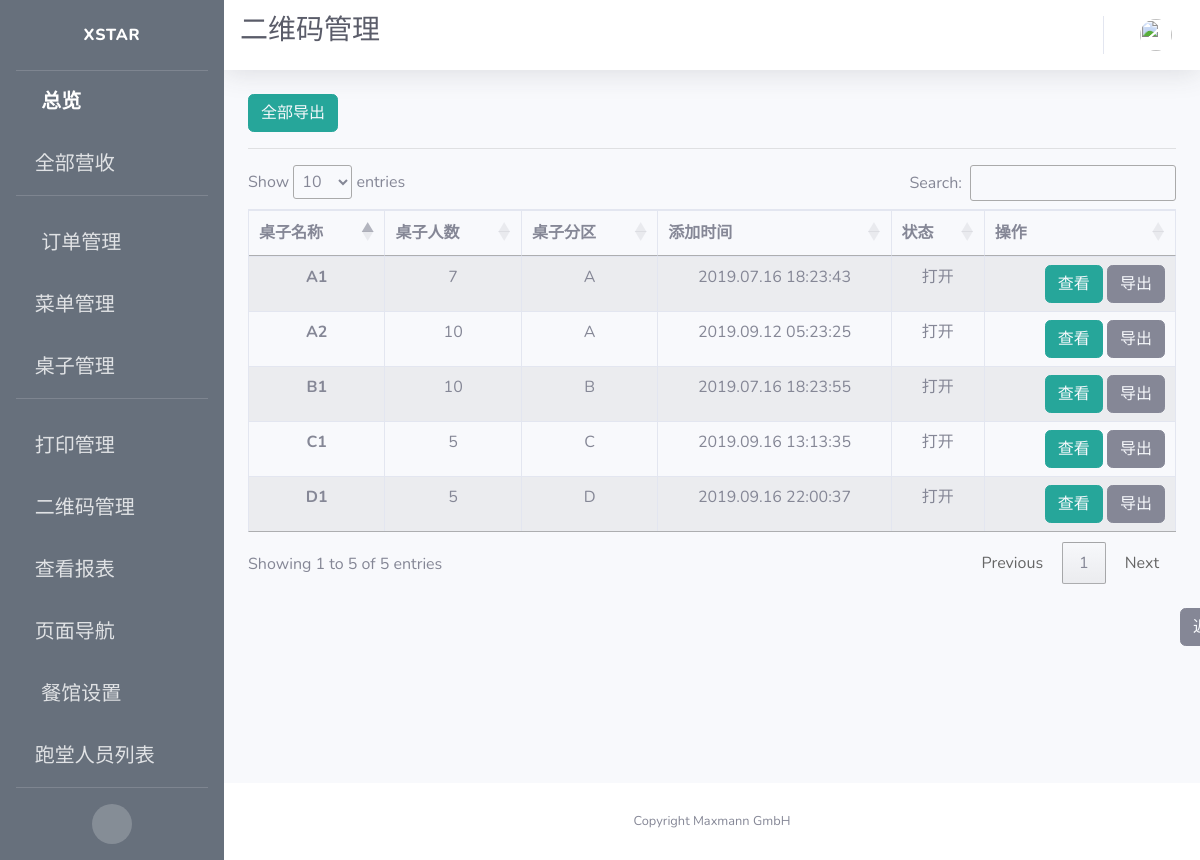
/qrcode/manage, run on an earlier commit of the app's database.
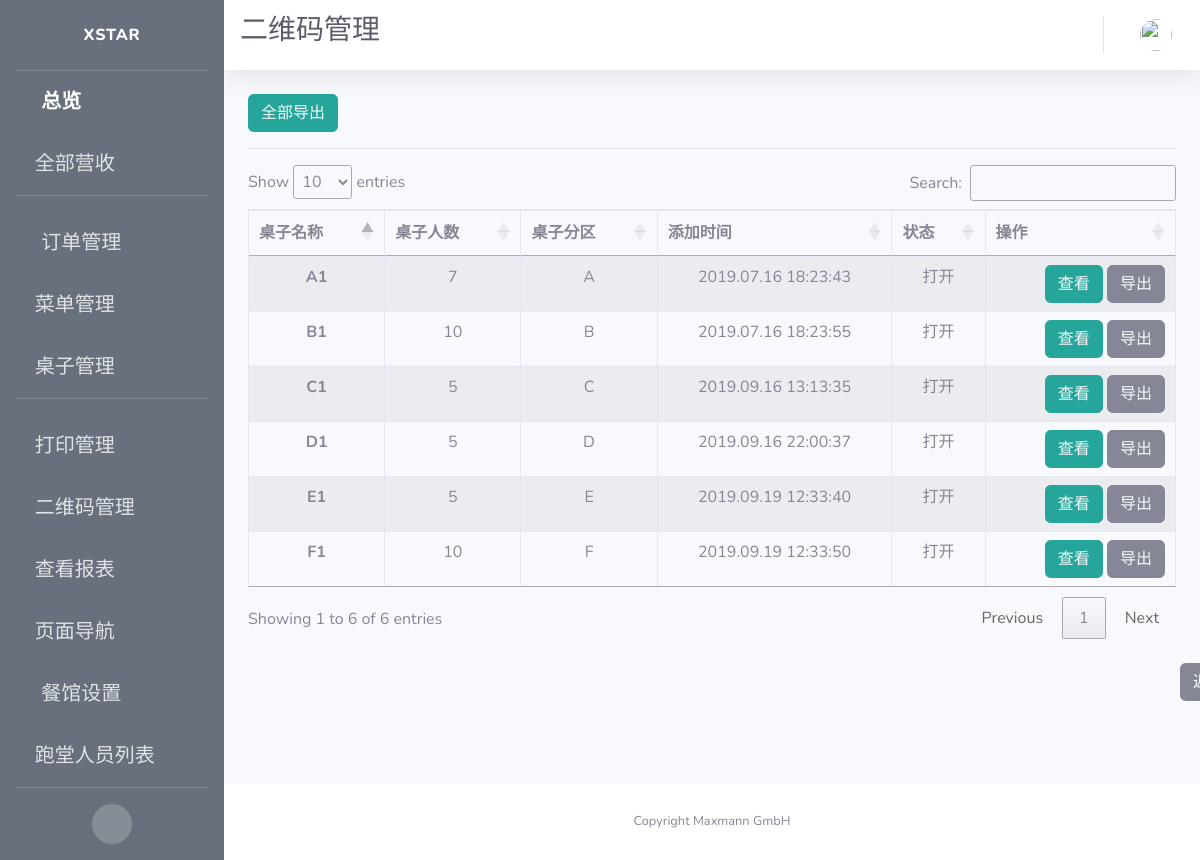
And on a later commit of the database.
### app/models.py (models this page shows, shortened)
class Table(db.Model):
    id = db.Column(db.Integer, primary_key=True, unique=True, index=True)
    name = db.Column(db.String(100), unique=True)
    number = db.Column(db.Integer, nullable=False, unique=False)
    section = db.Column(db.String(10), unique=False)
    seats = db.Column(db.String(100))
    is_on = db.Column(db.Boolean, nullable=False, default=False)
    timeCreated = db.Column(db.DateTime, default=datetime.utcnow)
    container = db.Column(db.String(300))

### app/routes.py (the view)
@app.route('/qrcode/manage')
def qrcode_manage():
    tables = Table.query.all()
    context = dict(referrer=request.headers.get('Referer'),
                   title=u"二维码管理",
                   tables=tables,
                   company_name=company_info.get('company_name'),
                   format=datetime_format)
    return render_template('qrcode.html', **context)

### app/templates/qrcode.html (shortened to what this page needs)
{% extends 'base.html' %}
{% block css %}
<link rel="stylesheet" type="text/css" href="https://cdn.datatables.net/1.10.19/css/jquery.dataTables.css">
<link rel="stylesheet" type="text/css" href="https://cdnjs.cloudflare.com/ajax/libs/twitter-bootstrap/4.1.3/css/bootstrap.css">
<link rel="stylesheet" type="text/css" href="https://cdn.datatables.net/1.10.19/css/dataTables.bootstrap4.min.css">
{% endblock %}
{% block title %}
<h1 class="h3 mb-2 text-gray-800">二维码管理</h1>
<br>
{% endblock %}
{% block content %}
<button type="button" class="btn btn-info" style="border-color:#26a69a; background-color:#26a69a;">
  <a href={{url_for('export_qrcode', table_name="All")}} style="color: rgb(247, 249, 252)">
     全部导出
  </a>
</button>
<hr>
<div class="row">
    <div class="col-sm-12">
      <table id="example" class="table table-striped table-bordered">
      <thead>
        <tr>
          <th scope="col">桌子名称</th>
          <th scope="col">桌子人数</th>
          <th scope="col">桌子分区</th>
          <th scope="col">添加时间</th>
          <th scope="col">状态</th>
          <th scope="col">操作</th>
        </tr>
      </thead>
      <tbody>
        {% for table in tables %}
        <tr>
          <th scope="row">{{ table.name }}</th>
          <td>{{ table.number }}</td>
          <td>{{ table.section }}</td>
          <td>{{ table.timeCreated.strftime(format) }}</td>
          {% if table.is_on %}
          <td>打开</td>
          {% else %}
          <td>关闭</td>
          {% endif %}
          <td style="text-align:right">
            <span>
              <button type="button" class="btn btn-info" style="border-color:#26a69a; background-color:#26a69a;">
                <a style="color: rgb(247, 249, 252)" href="{{ url_for('view_qrcodes', table_id=table.id) }}">
                  查看
                </a>
              </button>
            </span>
            <span>
              <button type="button" class="btn btn-secondary">
                <a href={{url_for('export_qrcode', table_name=table.name)}} style="color: rgb(247, 249, 252)">
                  导出
                </a>
              </button>
            </span>
          </td>
        </tr>
        {% endfor %}
      </tbody>
    </table>
    </div>
</div>
<br>
<button type="button" class="btn btn-secondary" id="back">
  <a style="color: rgb(247, 249, 252)" href={{ referrer }}>
    返回
</button>
{% endblock %}

What changed in the data, as far as the page shows it:
removed Table: name "A2", number "10", section "A", timeCreated "2019.09.12 05:23:25", is_on "打开"
added Table: name "E1", number "5", section "E", timeCreated "2019.09.19 12:33:40", is_on "打开"
added Table: name "F1", number "10", section "F", timeCreated "2019.09.19 12:33:50", is_on "打开"
Also different on the page:
text written by a page script: "Show entries Search: Showing 1 to 5 of 5 entries Previous 1 Next" → "Show entries Search: Showing 1 to 6 of 6 entries Previous 1 Next"
